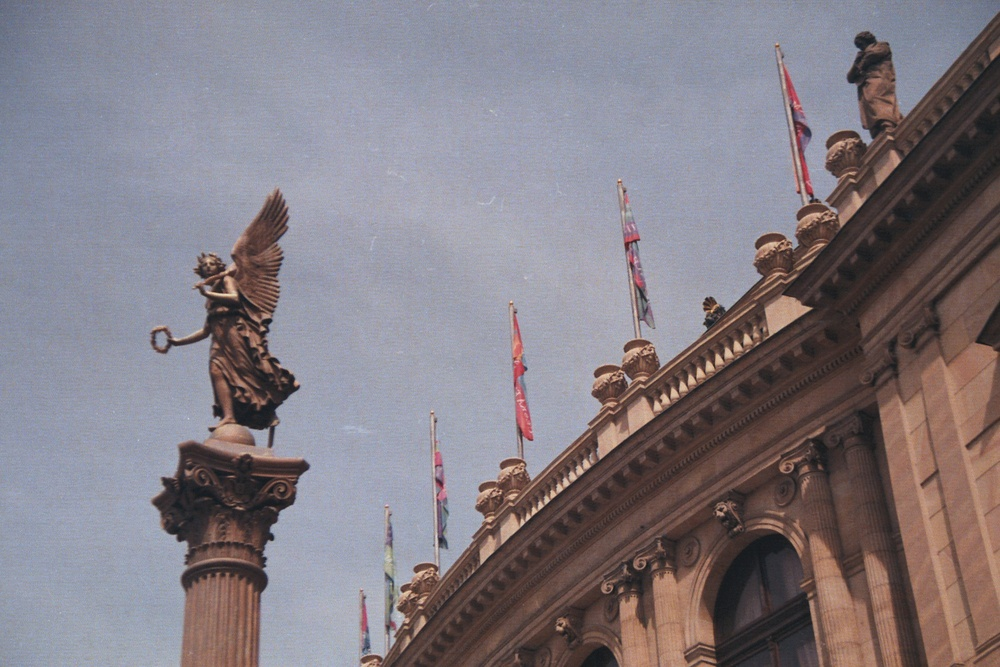
#> input picture CV_Basics/photo.jpg, 1000 x 667 px, shrunk from 1908 x 1272 before the run
$ python basic_effect.py
#> lines starting #> are read from the running program, lines starting #| are printed output that depends on the picture
def main():
  import cv2
  import numpy as np

  img = cv2.imread('photo.jpg',1)
#> img is the input picture: shape (667, 1000, 3); mean B, G, R 131, 123.9, 130.8

  for i in range(img.shape[1]):
    img[:,i,2] = round((255*i)/(img.shape[1]))
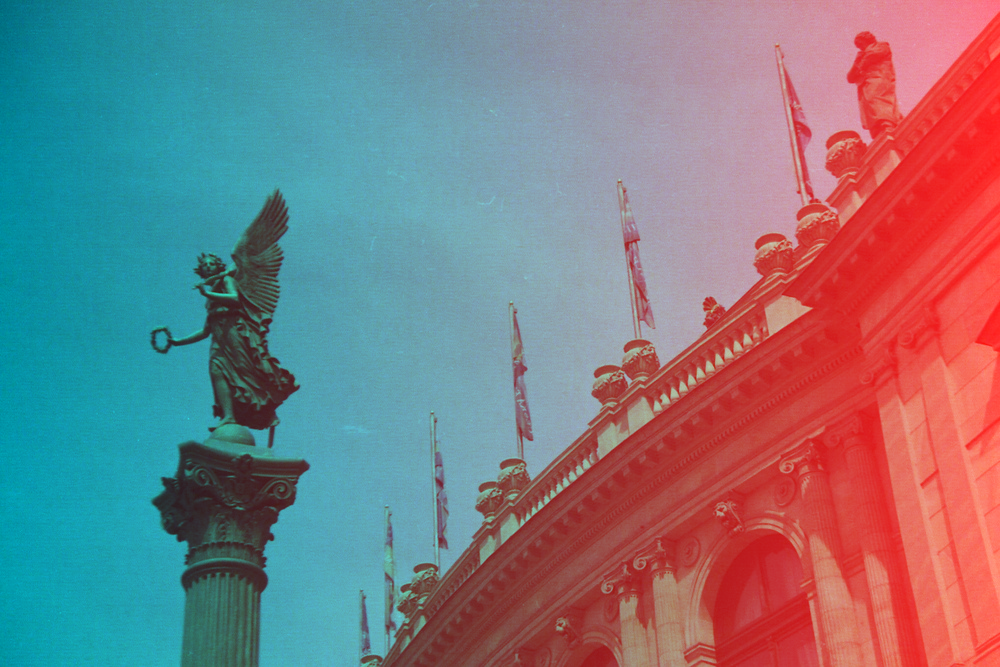
#> img: shape (667, 1000, 3); mean B, G, R 131, 123.9, 127.4

  for i in range(img.shape[0]):
    img[i,:,2] = round((255*i)/(img.shape[0]))
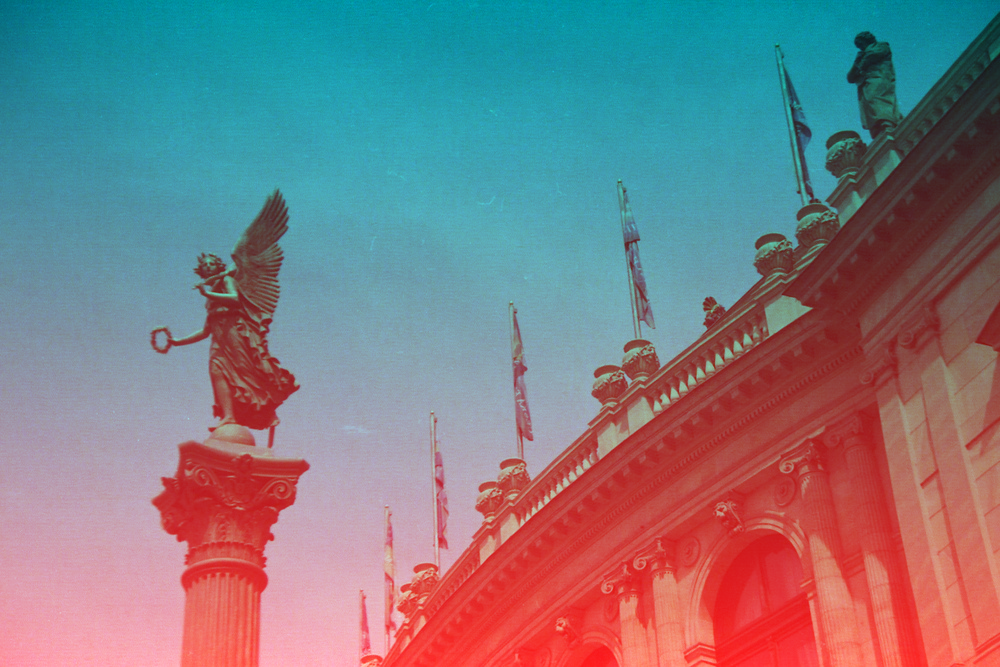
#> img: shape (667, 1000, 3); mean B, G, R 131, 123.9, 127.3

  cv2.imshow('im',img)
  k = cv2.waitKey(0)
#> (key Esc is pressed here)
  if k == ord('s'):
    cv2.imwrite('image.jpg',img)
  else:
    cv2.destroyAllWindows()
if __name__ == '__main__':
  main()
